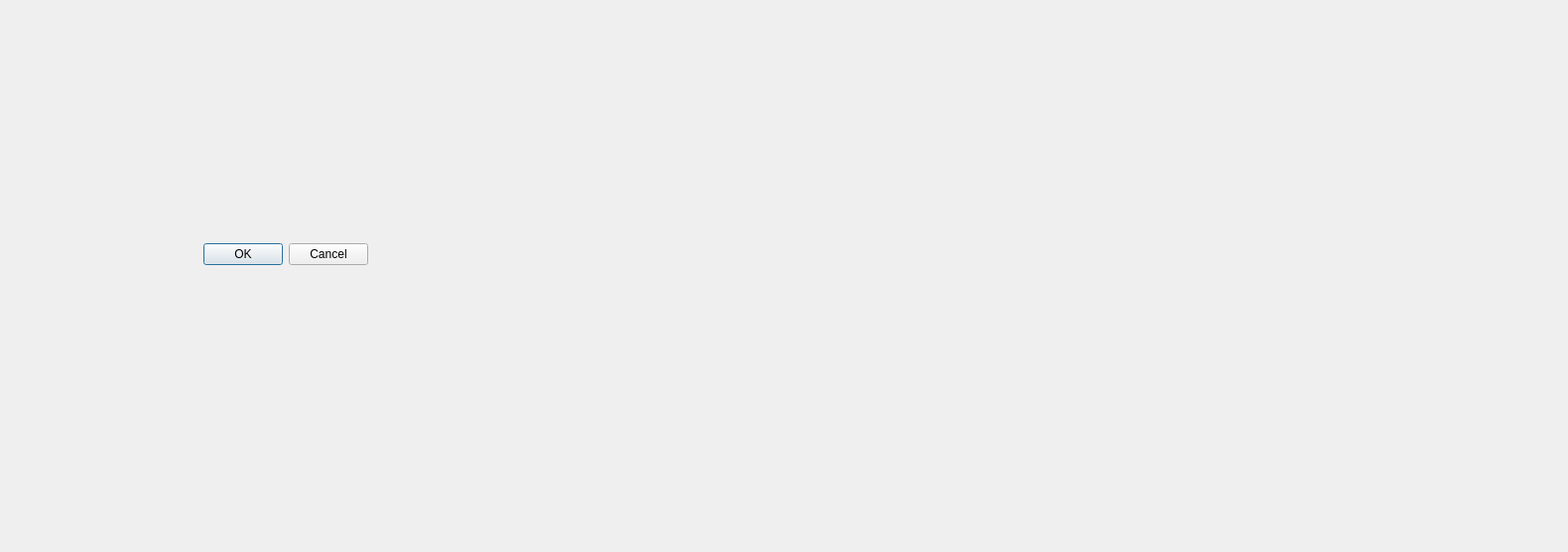
<?xml version="1.0" encoding="UTF-8"?>
<ui version="4.0">
 <class>feedback</class>
 <widget class="QDialog" name="feedback">
  <property name="geometry">
   <rect>
    <x>0</x>
    <y>0</y>
    <width>1580</width>
    <height>556</height>
   </rect>
  </property>
  <property name="windowTitle">
   <string>Dialog</string>
  </property>
  <widget class="QDialogButtonBox" name="buttonBox">
   <property name="geometry">
    <rect>
     <x>30</x>
     <y>240</y>
     <width>341</width>
     <height>32</height>
    </rect>
   </property>
   <property name="orientation">
    <enum>Qt::Orientation::Horizontal</enum>
   </property>
   <property name="standardButtons">
    <set>QDialogButtonBox::StandardButton::Cancel|QDialogButtonBox::StandardButton::Ok</set>
   </property>
  </widget>
 </widget>
 <resources/>
 <connections>
  <connection>
   <sender>buttonBox</sender>
   <signal>accepted()</signal>
   <receiver>feedback</receiver>
   <slot>accept()</slot>
   <hints>
    <hint type="sourcelabel">
     <x>248</x>
     <y>254</y>
    </hint>
    <hint type="destinationlabel">
     <x>157</x>
     <y>274</y>
    </hint>
   </hints>
  </connection>
  <connection>
   <sender>buttonBox</sender>
   <signal>rejected()</signal>
   <receiver>feedback</receiver>
   <slot>reject()</slot>
   <hints>
    <hint type="sourcelabel">
     <x>316</x>
     <y>260</y>
    </hint>
    <hint type="destinationlabel">
     <x>286</x>
     <y>274</y>
    </hint>
   </hints>
  </connection>
 </connections>
</ui>
